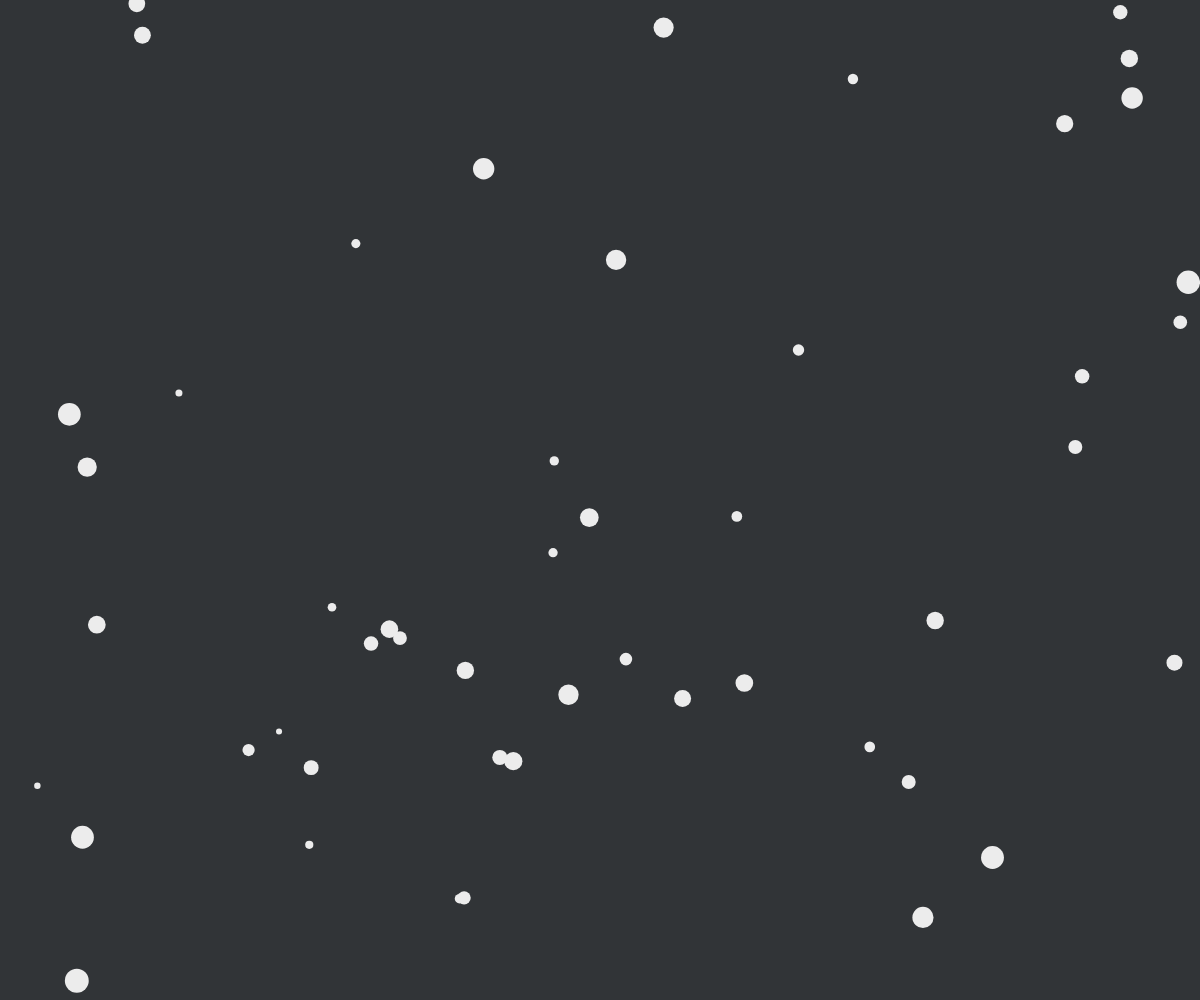
Frame 1 (no input)
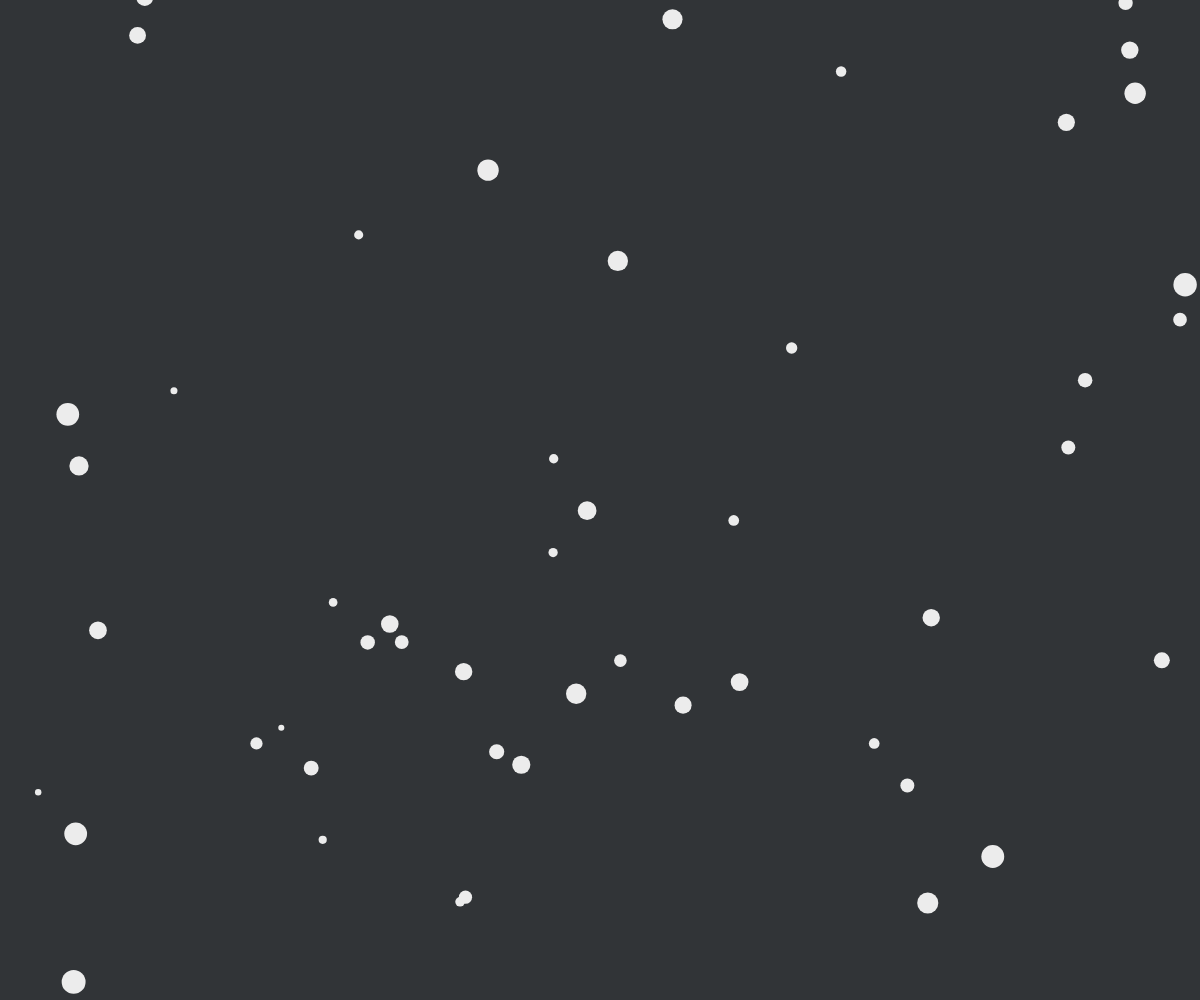
Frame 60 (no input)
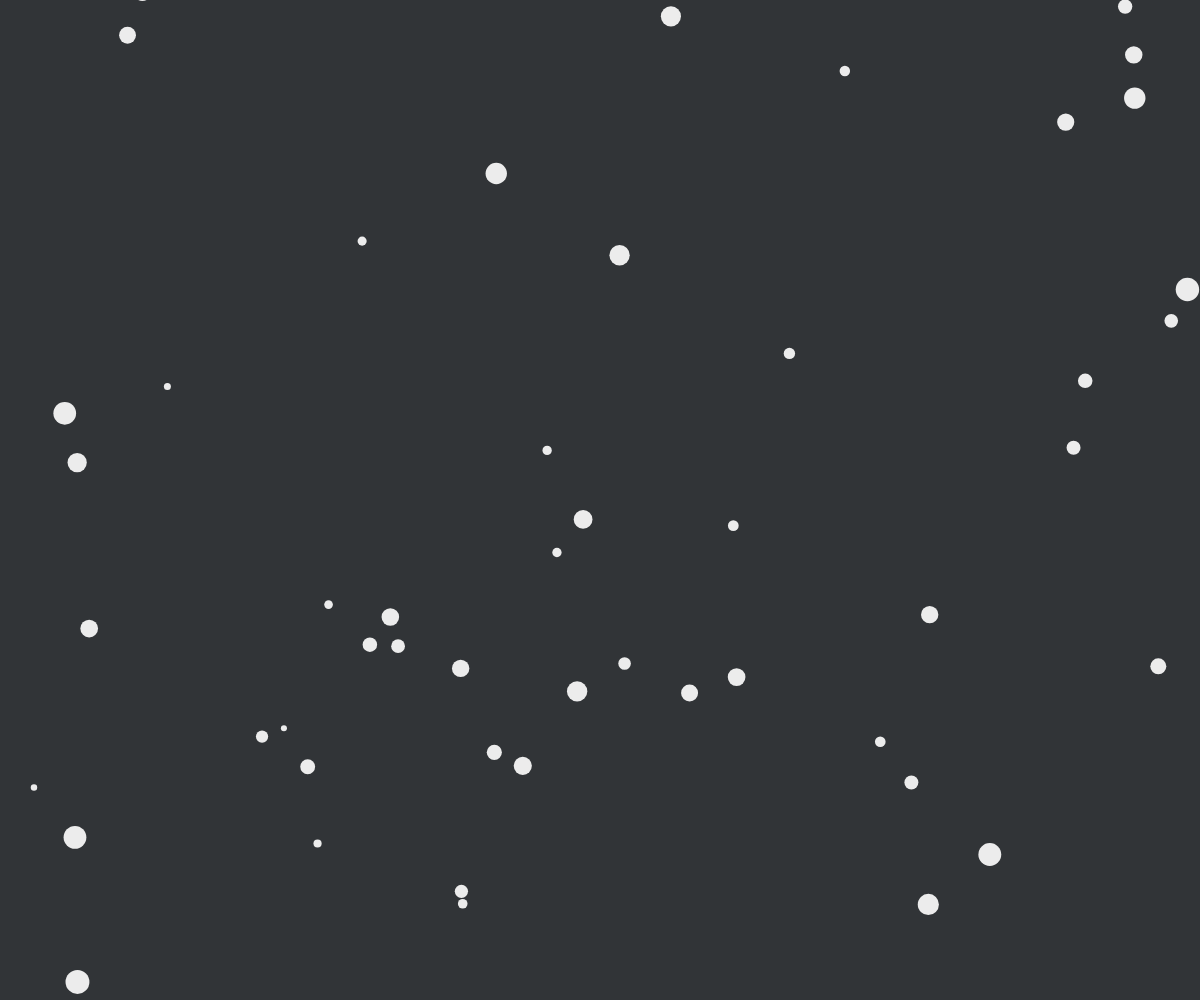
Frame 120 (the mouse pressed at the canvas centre since frame 60)

The p5.js sketch that drew these frames (run headless with seeded random() and noise() and a simulated clock; from frame 60 on, the mouse is pressed at the canvas centre):

// p5.js sketch
// ── sketch.js
// 6.6 Multiple js files

// --- INITS ---

var bubbles = []

// -- SETUP ---

function setup() {
  createCanvas(windowWidth, windowHeight)
  rnd = random(jdColors)
  for (var i = 0; i < 50; i++) {
    var x = random(width)
    var y = random(height)
    var bsz = random(6, 24)
    bubbles.push(new Bubble(x, y, bsz, bsz))
  }
}

// --- DRAW ---

function draw() {
  background('#313437')
  for (var i = 0; i < bubbles.length; i++) {
    bubbles[i].move()
    bubbles[i].display()
  }
}

// --- END ---

// ── bubble.js

var jdColors = ['#F7F7F7', '#ECECEC',
                '#0095a8', '#00616f',
                '#773300', '#FF6600']
var rnd

function Bubble(x, y, sw, sh) {
  this.x = x
  this.y = y
  this.w = sw
  this.h = sh
  rnd = random(jdColors)

  this.display = function() {
    noStroke()
    fill(rnd)
    ellipse(this.x, this.y, this.w, this.h)
  }

  this.move = function() {
    this.x = this.x + random(-1, 1)
    this.y = this.y + random(-1, 1)
  }
}
